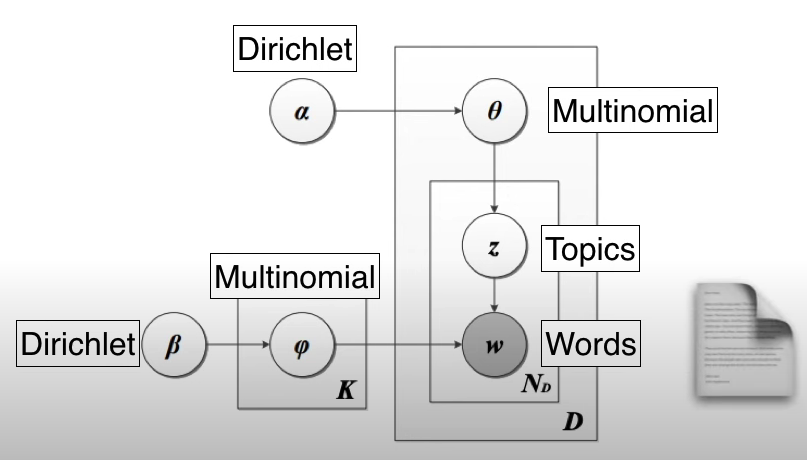
#> input picture Machine Learning/Clustering/LDA (Latent Dirichlet allocation)/images/lda.png, 807 x 460 px, found by its file name
$ jupyter execute --allow-errors lda.ipynb
#> lines starting #> are read from the running program, lines starting #| are printed output that depends on the picture
1. [Linear Discriminant Analysis](#linear-discriminant-analysis)

#### Linear Discriminant Analysis:
- it is a type of dimensionality reduction algorithm
- here while reducing the number of dimensions i.e. transforming to lower dimension by preserving the relationship between data points from the original higher dimension
- LDA focuses on the maximizing the separability among known categories or clusters.
- we will try to fit a best fit line by projecting data points on the line and calculate the separability based on mean and dispersion values of known clusters/categories

[cell 1]
from PIL import Image
from IPython.display import display

img = Image.open('images/lda.png')
#> img is the input picture: PIL image 807x460 RGBA; mean R, G, B, A 227.6, 227.6, 227.6, 255
new_image = img.resize((380, 260))
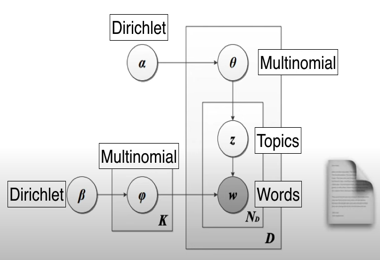
#> new_image: PIL image 380x260 RGBA; mean R, G, B, A 227.5, 227.5, 227.5, 255
display(new_image)

- calculate the mean value of each category/cluster and also calculate the value of spread i.e. dispersion w.r.t each category/cluster
- we try to maximize the distance between the mean of the categories and minimize the variation within each category

[cell 2]
from PIL import Image
from IPython.display import display

#> (the rest of this cell did not finish here and is left out)

[cell 3]
from PIL import Image
from IPython.display import display

img = Image.open('images/lda2.png')
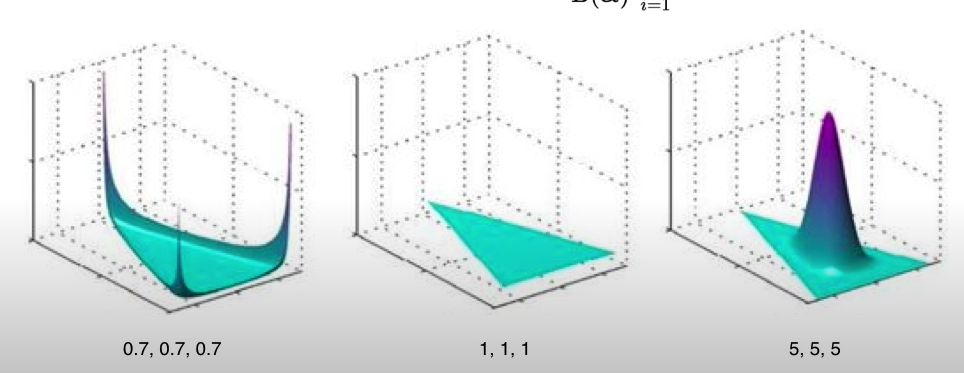
#> input picture Machine Learning/Clustering/LDA (Latent Dirichlet allocation)/images/lda2.png, 964 x 373 px, found by its file name
#> img is the input picture: PIL image 964x373 RGBA; mean R, G, B, A 220.4, 230.4, 230.4, 255
new_image = img.resize((480, 160))
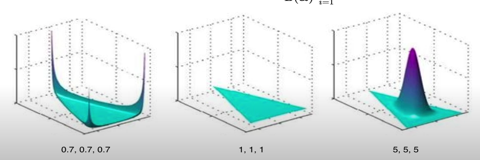
#> new_image: PIL image 480x160 RGBA; mean R, G, B, A 220.4, 230.4, 230.4, 255
display(new_image)

- to calculate the separability between known categories we use the below formula

[cell 4]
from PIL import Image
from IPython.display import display

img = Image.open('images/lda3.png')
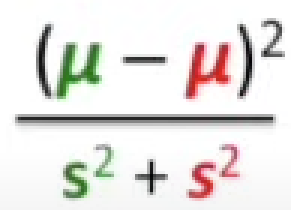
#> input picture Machine Learning/Dimensionality Reduction/Linear/Linear Discriminant Analysis (LDA)/images/lda3.png, 97 x 70 px (shown 3 times larger)
#> img is the input picture: PIL image 97x70 RGBA; mean R, G, B, A 231.4, 228.9, 226.6, 255
new_image = img.resize((150, 100))
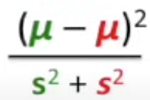
#> new_image: PIL image 150x100 RGBA; mean R, G, B, A 231.3, 228.8, 226.6, 255
display(new_image)
